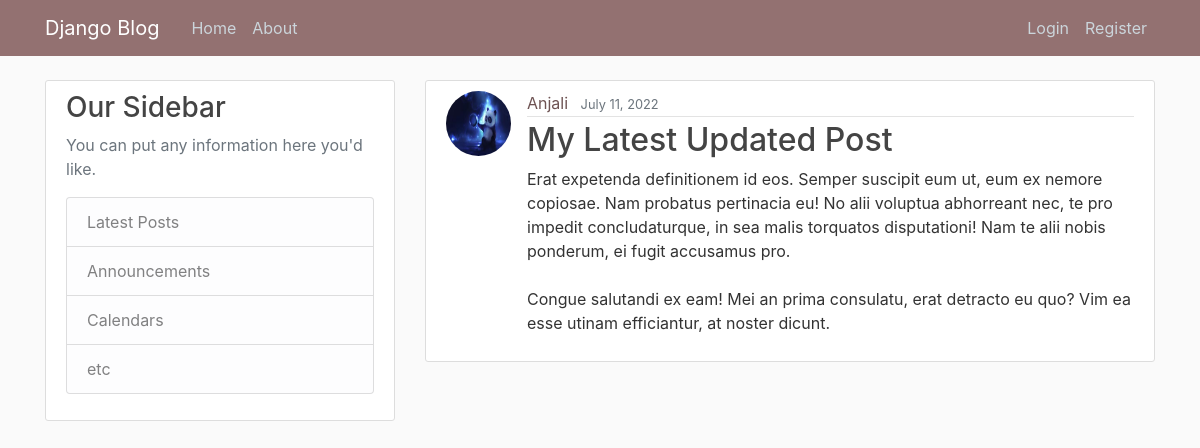
Screenshot of /post/28/ with the database file from the repository.
### blogs/models.py (models this page shows, shortened)
class Post(models.Model):
    title = models.CharField(max_length = 100)
    content = models.TextField()
    date_posted = models.DateTimeField(default = timezone.now)
    author = models.ForeignKey(User, on_delete = models.CASCADE)

### users/models.py (models this page shows, shortened)
class Profile(models.Model):
    user = models.OneToOneField(User, on_delete=models.CASCADE)
    image = models.ImageField(default = 'defaultimg.jpg', upload_to='profilePics')

### blogs/views.py (the view)
# urls.py: path('post/<int:pk>/', PostDetailView.as_view(), name='post-detail'),
class PostDetailView(DetailView):
    model = Post

### blogs/templates/blogs/post_detail.html (shortened to what this page needs)
{% extends 'blogs/base.html' %}
{% block content %}
    <article class="media content-section">
        <img class="article-img rounded-circle" src="{{ object.author.profile.image.url }}">
        <div class="media-body">
        <div class="article-metadata">
            <a class="mr-2" href="{% url 'user-posts' object.author.username %}">{{ object.author }}</a>
            <small class="text-muted">{{ object.date_posted|date:"F d, Y"}}</small>
        </div>
        <h2 class="article-title">{{ object.title }}</h2>
        <p class="article-content">{{ object.content }}</p>
        </div>
    </article>
{% endblock content %}

### blogs/static/blogs/base.css (style rules this page uses)
body { background: #fafafa; color: #333333; margin-top: 5rem; }
h1, h2, h3, h4, h5, h6 { color: #444444; }
.content-section { background: #ffffff; padding: 10px 20px; border: 1px solid #dddddd; border-radius: 3px; margin-bottom: 20px; }
.article-title { color: #444444; }
.article-content { white-space: pre-line; }
.article-img { height: 65px; width: 65px; margin-right: 16px; }
.article-metadata { padding-bottom: 1px; margin-bottom: 4px; border-bottom: 1px solid #e3e3e3 }
.article-metadata a { color : #6e5353 }

### rows the page displays
Post: author.profile.image (picture), author "Anjali", date_posted "July 11, 2022", title "My Latest Updated Post", content "Erat expetenda definitionem id eos. Semper suscipit eum ut, eum ex nemore copiosae. Nam probatus pertinacia eu! No alii voluptua abhorreant nec, te pro impedit concludaturque, in sea malis torquatos disputationi! Nam te alii nobis ponderum, ei fugit accusamus pro. Congue salutandi ex eam! Mei an prima consulatu, erat detracto eu quo? Vim ea esse utinam efficiantur, at noster dicunt."
